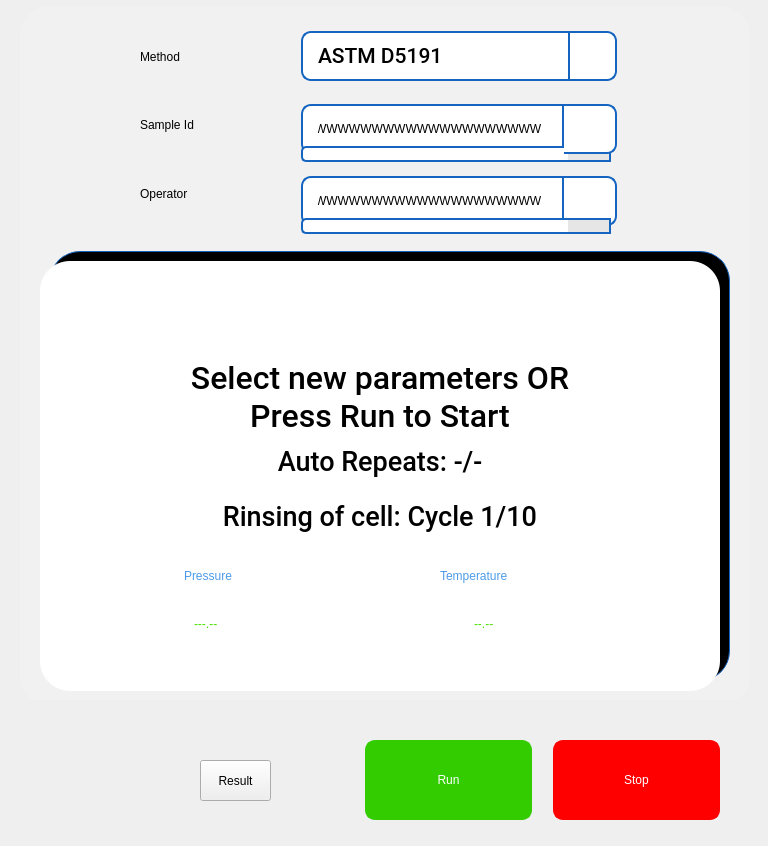
<?xml version="1.0" encoding="UTF-8"?>
<ui version="4.0">
 <class>sMeasuring</class>
 <widget class="QWidget" name="sMeasuring">
  <property name="geometry">
   <rect>
    <x>0</x>
    <y>0</y>
    <width>768</width>
    <height>846</height>
   </rect>
  </property>
  <property name="windowTitle">
   <string>Form</string>
  </property>
  <property name="styleSheet">
   <string notr="true"/>
  </property>
  <widget class="QPushButton" name="pbStop">
   <property name="geometry">
    <rect>
     <x>553</x>
     <y>740</y>
     <width>167</width>
     <height>80</height>
    </rect>
   </property>
   <property name="focusPolicy">
    <enum>Qt::ClickFocus</enum>
   </property>
   <property name="styleSheet">
    <string notr="true">QPushButton{
background-color: red;
border-width: 2px;
border-color: red;
border-style: solid;
border-radius: 10;
color: rgb(255, 255, 255);
font: 75 16pt &quot;Roboto Medium&quot;;
}
QPushButton:disabled { 
background-color: rgb(255, 174, 171);
border-width: 2px;
border-color: rgb(127, 143, 127);
border-style: solid;
border-radius: 10;
color: rgb(0, 0, 0);
font: 75 16pt &quot;Roboto Medium&quot;;
}
QPushButton:pressed {
background-color: rgb(194, 54, 11);
border-width: 2px;
border-color: rgb(194, 54, 11);
border-style: solid;
border-radius: 10;
color: rgb(255, 255, 255);
font: 75 16pt &quot;Roboto Medium&quot;;
}
QPushButton:down {
background-color: rgb(24, 163, 3);
border-width: 2px;
border-color: rgb(24, 163, 3);
border-style: solid;
border-radius: 10;
color: rgb(0, 0, 0);
font: 75 16pt &quot;Roboto Medium&quot;;
}
QPushButton:default {
background-color: rgb(241, 241, 241);
border-width: 2px;
border-color: rgb(21, 100, 192);
border-style: solid;
border-radius: 10;
color: rgb(0, 0, 0);
font: 75 16pt &quot;Roboto Medium&quot;;
}</string>
   </property>
   <property name="text">
    <string>Stop</string>
   </property>
  </widget>
  <widget class="QPushButton" name="pbRun">
   <property name="geometry">
    <rect>
     <x>365</x>
     <y>740</y>
     <width>167</width>
     <height>80</height>
    </rect>
   </property>
   <property name="focusPolicy">
    <enum>Qt::ClickFocus</enum>
   </property>
   <property name="styleSheet">
    <string notr="true">QPushButton{
background-color: rgb(51, 204, 0);
border-width: 2px;
border-color: rgb(51, 204, 0);
border-style: solid;
border-radius: 10;
color: rgb(255, 255, 255);
font: 75 16pt &quot;Roboto Medium&quot;;
}
QPushButton:disabled { 
background-color: rgb(204, 244, 198);
border-width: 2px;
border-color: rgb(127, 143, 127);
border-style: solid;
border-radius: 10;
color: rgb(0, 0, 0);
font: 75 16pt &quot;Roboto Medium&quot;;
}
QPushButton:pressed {
background-color: rgb(24, 163, 3);
border-width: 2px;
border-color: rgb(24, 163, 3);
border-style: solid;
border-radius: 10;
color: rgb(255, 255, 255);
font: 75 16pt &quot;Roboto Medium&quot;;
}
QPushButton:down {
background-color: rgb(24, 163, 3);
border-width: 2px;
border-color: rgb(24, 163, 3);
border-style: solid;
border-radius: 10;
color: rgb(0, 0, 0);
font: 75 16pt &quot;Roboto Medium&quot;;
}
QPushButton:default {
background-color: rgb(241, 241, 241);
border-width: 2px;
border-color: rgb(21, 100, 192);
border-style: solid;
border-radius: 10;
color: rgb(0, 0, 0);
font: 75 16pt &quot;Roboto Medium&quot;;
}
</string>
   </property>
   <property name="text">
    <string>Run</string>
   </property>
  </widget>
  <widget class="sMeasuring2" name="wResult" native="true">
   <property name="geometry">
    <rect>
     <x>300</x>
     <y>762</y>
     <width>40</width>
     <height>50</height>
    </rect>
   </property>
  </widget>
  <widget class="QTabWidget" name="twMeasuring">
   <property name="geometry">
    <rect>
     <x>20</x>
     <y>0</y>
     <width>749</width>
     <height>700</height>
    </rect>
   </property>
   <property name="styleSheet">
    <string notr="true">QTabWidget::pane { /* The tab widget frame */
    position: absolute;
	color: rgb(0, 0, 0);
	font: 75 16pt &quot;Roboto Medium&quot;;
	border: 0px solid #C4C4C3;
	border-bottom-color: #C2C7CB; /* same as the pane color */
   	border-bottom-left-radius: 30px;
   	border-bottom-right-radius: 30px;
    border-top-right-radius: 30px;
}

QTabWidget::tab-bar {
    alignment: left;
}

/* Style the tab using the tab sub-control. Note that
    it reads QTabBar _not_ QTabWidget */
QTabBar::tab {

    border: 1px solid #C4C4C3;
    border-bottom-color: #C2C7CB; /* same as the pane color */
    border-top-left-radius: 10px;
    border-top-right-radius: 10px;

    padding: 0px;
    height:0px;
	border-width: 0px;
	border-color: rgb(21, 100, 192);
	border-style: solid;

	font: 75 16pt &quot;Roboto Medium&quot;;
	color: rgb(0, 0, 0);
	

}

QTabBar::tab:selected, QTabBar::tab:hover {
	background-color: rgb(190, 190, 190);
}

QTabBar::tab:selected {
    border-color: #9B9B9B;
    border-bottom-color: #C2C7CB; /* same as pane color */
 border: 0px
}
</string>
   </property>
   <property name="currentIndex">
    <number>0</number>
   </property>
   <widget class="QWidget" name="tab_4">
    <attribute name="title">
     <string>User Setup</string>
    </attribute>
    <widget class="QFrame" name="frame">
     <property name="geometry">
      <rect>
       <x>0</x>
       <y>6</y>
       <width>730</width>
       <height>700</height>
      </rect>
     </property>
     <property name="styleSheet">
      <string notr="true">background-color: rgb(241, 241, 241);
border-width: 0px;
border-color: rgb(21, 100, 192);
border-style: solid;
border-radius: 30;
color: rgb(0, 0, 0);
font: 75 16pt &quot;Roboto&quot;;</string>
     </property>
     <property name="frameShape">
      <enum>QFrame::StyledPanel</enum>
     </property>
     <property name="frameShadow">
      <enum>QFrame::Raised</enum>
     </property>
     <widget class="QLabel" name="label">
      <property name="geometry">
       <rect>
        <x>120</x>
        <y>30</y>
        <width>141</width>
        <height>41</height>
       </rect>
      </property>
      <property name="styleSheet">
       <string notr="true">border-width: 0px;
font: 75 16pt &quot;Roboto Medium&quot;;</string>
      </property>
      <property name="text">
       <string>Method</string>
      </property>
     </widget>
     <widget class="QLabel" name="label_2">
      <property name="geometry">
       <rect>
        <x>120</x>
        <y>88</y>
        <width>141</width>
        <height>61</height>
       </rect>
      </property>
      <property name="styleSheet">
       <string notr="true">border-width: 0px;
font: 75 16pt &quot;Roboto Medium&quot;;</string>
      </property>
      <property name="text">
       <string>Sample Id</string>
      </property>
      <property name="wordWrap">
       <bool>true</bool>
      </property>
     </widget>
     <widget class="QLabel" name="label_3">
      <property name="geometry">
       <rect>
        <x>120</x>
        <y>157</y>
        <width>141</width>
        <height>61</height>
       </rect>
      </property>
      <property name="styleSheet">
       <string notr="true">border-width: 0px;
font: 75 16pt &quot;Roboto Medium&quot;;</string>
      </property>
      <property name="text">
       <string>Operator</string>
      </property>
      <property name="wordWrap">
       <bool>true</bool>
      </property>
     </widget>
     <widget class="QComboBox" name="cbMethod">
      <property name="geometry">
       <rect>
        <x>281</x>
        <y>25</y>
        <width>316</width>
        <height>50</height>
       </rect>
      </property>
      <property name="font">
       <font>
        <family>Roboto Medium</family>
        <pointsize>16</pointsize>
        <weight>9</weight>
        <italic>false</italic>
        <bold>false</bold>
       </font>
      </property>
      <property name="focusPolicy">
       <enum>Qt::ClickFocus</enum>
      </property>
      <property name="styleSheet">
       <string notr="true">QComboBox {
   border: 2px solid  rgb(21, 100, 192);
   border-radius: 10px;
   padding: 1px 18px 1px 3px;
   background-color: rgb(255, 255, 255);
   color: rgb(0, 0, 0);
   font: 75 16pt &quot;Roboto Medium&quot;;
   padding-left: 15px;
}

QComboBox:on {
    padding-top: 3px;
    padding-left: 15px;
}

QComboBox::drop-down {
    subcontrol-origin: padding;
    subcontrol-position: top right;
    width: 45px;
    border-left-width: 2px;
    border-left-color: darkgray;
    border-left-style: solid;
    border-top-right-radius: 3px;
    border-bottom-right-radius: 3px;
    border-color: rgb(21, 100, 192);
}

QComboBox::down-arrow {
	image: url(:/images/icons/downarrow.png);
}

QComboBox::down-arrow:on {
    top: 1px;
    left: 1px;
}

QComboBox QAbstractItemView {
   border: 2px solid rgb(21, 100, 192);
   font: 75 16pt &quot;Roboto Medium&quot;;
   border-radius: 5px;
   background-color: rgb(255, 255, 255);
   selection-background-color:  rgb(21, 100, 192);
   selection-color: rgb(255, 255, 255);
}
/*  vertical */
QScrollBar:vertical {
     border: 0px solid  rgb(21, 100, 192);
     background:  rgb(230,230,230);
     width: 42px;
	 margin: 45px 0 45px 0;
     border-left: 2px solid  rgb(182, 182, 182);
 }

 QScrollBar::handle:vertical {
     background:  rgb(182, 182, 182);
     min-height: 20px;
 }

 QScrollBar::add-line:vertical {
     border: 0px solid grey;
     background:  rgb(230,230,230);
     height: 45px;
     subcontrol-position: bottom;
     subcontrol-origin: margin;
 }

 QScrollBar::sub-line:vertical {
     border: 0px solid grey;
     background:  rgb(230,230,230);
     height: 45px;
     subcontrol-position: top;
     subcontrol-origin: margin;
 }

 QScrollBar::up-arrow:vertical {
     width: 42px;
     height: 45px;
     background-image: url(:/images/icons/cuparrow.png);
}

QScrollBar::down-arrow:vertical {
     width: 42px;
      height: 45px;
      background-image: url(:/images/icons/cdownarrow.png);
 }

 QScrollBar::add-page:vertical, QScrollBar::sub-page:vertical {
      background: none;
 }
</string>
      </property>
      <property name="iconSize">
       <size>
        <width>16</width>
        <height>16</height>
       </size>
      </property>
      <property name="frame">
       <bool>true</bool>
      </property>
      <item>
       <property name="text">
        <string>ASTM D5191</string>
       </property>
      </item>
      <item>
       <property name="text">
        <string>ASTM D6377</string>
       </property>
      </item>
      <item>
       <property name="text">
        <string>ASTM D6378</string>
       </property>
      </item>
      <item>
       <property name="text">
        <string>ASTM D5188</string>
       </property>
      </item>
      <item>
       <property name="text">
        <string>Free 1</string>
       </property>
      </item>
      <item>
       <property name="text">
        <string>Free 2</string>
       </property>
      </item>
      <item>
       <property name="text">
        <string>Free 3</string>
       </property>
      </item>
      <item>
       <property name="text">
        <string>Free 4</string>
       </property>
      </item>
     </widget>
     <widget class="QFrame" name="frame_2">
      <property name="geometry">
       <rect>
        <x>30</x>
        <y>245</y>
        <width>680</width>
        <height>430</height>
       </rect>
      </property>
      <property name="styleSheet">
       <string notr="true">background-color: rgb(0, 0, 0);
border-width: 1px;
border-color: rgb(21, 100, 192);
border-style: solid;
border-radius: 30;
color: rgb(0, 0, 0);
font: 75 16pt &quot;Roboto&quot;;

</string>
      </property>
      <property name="frameShape">
       <enum>QFrame::StyledPanel</enum>
      </property>
      <property name="frameShadow">
       <enum>QFrame::Raised</enum>
      </property>
     </widget>
     <widget class="QFrame" name="frame_3">
      <property name="geometry">
       <rect>
        <x>20</x>
        <y>255</y>
        <width>680</width>
        <height>430</height>
       </rect>
      </property>
      <property name="styleSheet">
       <string notr="true">background-color: rgb(255, 255, 255);
border-width: 0px;
border-color: rgb(21, 100, 192);
border-style: solid;
border-radius: 30;
color: rgb(0, 0, 0);
font: 75 16pt &quot;Roboto&quot;;

</string>
      </property>
      <property name="frameShape">
       <enum>QFrame::StyledPanel</enum>
      </property>
      <property name="frameShadow">
       <enum>QFrame::Raised</enum>
      </property>
      <widget class="QLabel" name="lblMessage">
       <property name="geometry">
        <rect>
         <x>0</x>
         <y>100</y>
         <width>680</width>
         <height>71</height>
        </rect>
       </property>
       <property name="font">
        <font>
         <family>Roboto Medium</family>
         <pointsize>24</pointsize>
         <weight>9</weight>
         <italic>false</italic>
         <bold>false</bold>
        </font>
       </property>
       <property name="styleSheet">
        <string notr="true">QFrame, QLabel {
   font: 75 24pt &quot;Roboto Medium&quot;;
   border-width:0px;
   border-radius: 0px;
   border-color: rgb(255, 255, 255);
}
</string>
       </property>
       <property name="lineWidth">
        <number>0</number>
       </property>
       <property name="text">
        <string>Select new parameters OR
Press Run to Start</string>
       </property>
       <property name="alignment">
        <set>Qt::AlignCenter</set>
       </property>
       <property name="wordWrap">
        <bool>true</bool>
       </property>
      </widget>
      <widget class="QFrame" name="frLiveData">
       <property name="geometry">
        <rect>
         <x>10</x>
         <y>280</y>
         <width>571</width>
         <height>121</height>
        </rect>
       </property>
       <property name="styleSheet">
        <string notr="true">QFrame, QLabel {
   border-width:0px;
   border-radius: 0px;
   border-color: rgb(255, 255, 255);
}</string>
       </property>
       <property name="frameShape">
        <enum>QFrame::NoFrame</enum>
       </property>
       <property name="frameShadow">
        <enum>QFrame::Raised</enum>
       </property>
       <property name="lineWidth">
        <number>0</number>
       </property>
       <widget class="QLabel" name="lblTemperature">
        <property name="geometry">
         <rect>
          <x>424</x>
          <y>48</y>
          <width>211</width>
          <height>70</height>
         </rect>
        </property>
        <property name="styleSheet">
         <string notr="true">color: rgb(75, 225, 0);
font: 80 23pt &quot;Roboto Medium&quot;;</string>
        </property>
        <property name="text">
         <string>--.--</string>
        </property>
       </widget>
       <widget class="QLabel" name="lblPressure">
        <property name="geometry">
         <rect>
          <x>144</x>
          <y>48</y>
          <width>211</width>
          <height>70</height>
         </rect>
        </property>
        <property name="styleSheet">
         <string notr="true">color: rgb(75, 225, 0);
font: 80 23pt &quot;Roboto Medium&quot;;</string>
        </property>
        <property name="text">
         <string>---.--</string>
        </property>
       </widget>
       <widget class="QLabel" name="label_10">
        <property name="geometry">
         <rect>
          <x>390</x>
          <y>10</y>
          <width>211</width>
          <height>50</height>
         </rect>
        </property>
        <property name="styleSheet">
         <string notr="true">color: rgb(77, 155, 232);
font: 80 20pt &quot;Roboto Medium&quot;;</string>
        </property>
        <property name="text">
         <string>Temperature</string>
        </property>
       </widget>
       <widget class="QLabel" name="label_8">
        <property name="geometry">
         <rect>
          <x>134</x>
          <y>10</y>
          <width>211</width>
          <height>50</height>
         </rect>
        </property>
        <property name="styleSheet">
         <string notr="true">color: rgb(77, 155, 232);
font: 80 20pt &quot;Roboto Medium&quot;;</string>
        </property>
        <property name="text">
         <string>Pressure</string>
        </property>
       </widget>
      </widget>
      <widget class="QLabel" name="lblAutoCount">
       <property name="geometry">
        <rect>
         <x>0</x>
         <y>180</y>
         <width>680</width>
         <height>41</height>
        </rect>
       </property>
       <property name="font">
        <font>
         <family>Roboto Medium</family>
         <pointsize>20</pointsize>
         <weight>9</weight>
         <italic>false</italic>
         <bold>false</bold>
        </font>
       </property>
       <property name="styleSheet">
        <string notr="true">QFrame, QLabel {
border-width: 0px;
font: 75 20pt &quot;Roboto Medium&quot;;
}
</string>
       </property>
       <property name="lineWidth">
        <number>0</number>
       </property>
       <property name="text">
        <string>Auto Repeats: -/-</string>
       </property>
       <property name="alignment">
        <set>Qt::AlignCenter</set>
       </property>
       <property name="wordWrap">
        <bool>true</bool>
       </property>
      </widget>
      <widget class="QLabel" name="lblStatus">
       <property name="geometry">
        <rect>
         <x>0</x>
         <y>230</y>
         <width>680</width>
         <height>51</height>
        </rect>
       </property>
       <property name="font">
        <font>
         <family>Roboto Medium</family>
         <pointsize>20</pointsize>
         <weight>9</weight>
         <italic>false</italic>
         <bold>false</bold>
        </font>
       </property>
       <property name="styleSheet">
        <string notr="true">QLabel {
border-width: 0px;
font: 75 20pt &quot;Roboto Medium&quot;;
}</string>
       </property>
       <property name="lineWidth">
        <number>0</number>
       </property>
       <property name="text">
        <string>Rinsing of cell: Cycle 1/10</string>
       </property>
       <property name="alignment">
        <set>Qt::AlignCenter</set>
       </property>
       <property name="wordWrap">
        <bool>true</bool>
       </property>
      </widget>
     </widget>
     <widget class="sQLEExtend" name="leSampleId">
      <property name="geometry">
       <rect>
        <x>281</x>
        <y>98</y>
        <width>263</width>
        <height>50</height>
       </rect>
      </property>
      <property name="focusPolicy">
       <enum>Qt::ClickFocus</enum>
      </property>
      <property name="styleSheet">
       <string notr="true">QLineEdit{
 padding: 1px 18px 1px 3px;
background-color: rgb(255,255,255);
border-width: 2px;
border-color: rgb(21, 100, 192);
border-style: solid;
border-top-left-radius: 10px;
border-bottom-left-radius: 10px;
color: rgb(0, 0, 0);
font: 75 16pt &quot;Roboto Medium&quot;;
padding-left: 15px;
}
QLineEdit:read-only {
	background-color: rgb(245,245,245);
}
QLineEdit[error=true] {
border-color: red;
}
QLineEdit[error=false] {
border-color: rgb(21, 100, 192);
}

</string>
      </property>
      <property name="text">
       <string>WWWWWWWWWWWWWWWWWWWW</string>
      </property>
      <property name="maxLength">
       <number>20</number>
      </property>
     </widget>
     <widget class="QPushButton" name="pbSampleId">
      <property name="geometry">
       <rect>
        <x>544</x>
        <y>98</y>
        <width>53</width>
        <height>50</height>
       </rect>
      </property>
      <property name="focusPolicy">
       <enum>Qt::ClickFocus</enum>
      </property>
      <property name="styleSheet">
       <string notr="true">QPushButton{
    width: 47px;
    border-top-right-radius: 10px;
    border-bottom-right-radius: 10px;
    border-color: rgb(21, 100, 192);
    image: url(:/images/icons/downarrow.png);
	background-color: rgb(255, 255, 255);
    border-color: rgb(21, 100, 192);
    border-width: 2px;
    border-style: solid;
    border-left-width: 0px;
}
</string>
      </property>
      <property name="text">
       <string/>
      </property>
     </widget>
     <widget class="QPushButton" name="pbOperator">
      <property name="geometry">
       <rect>
        <x>544</x>
        <y>170</y>
        <width>53</width>
        <height>50</height>
       </rect>
      </property>
      <property name="focusPolicy">
       <enum>Qt::ClickFocus</enum>
      </property>
      <property name="styleSheet">
       <string notr="true">QPushButton{
    width: 47px;
    border-top-right-radius: 10px;
    border-bottom-right-radius: 10px;
    border-color: rgb(21, 100, 192);
    image: url(:/images/icons/downarrow.png);
	background-color: rgb(255, 255, 255);
    border-color: rgb(21, 100, 192);
    border-width: 2px;
    border-style: solid;
    border-left-width: 0px;
}
</string>
      </property>
      <property name="text">
       <string/>
      </property>
     </widget>
     <widget class="sQLEExtend" name="leOperator">
      <property name="geometry">
       <rect>
        <x>281</x>
        <y>170</y>
        <width>263</width>
        <height>50</height>
       </rect>
      </property>
      <property name="focusPolicy">
       <enum>Qt::ClickFocus</enum>
      </property>
      <property name="styleSheet">
       <string notr="true">QLineEdit{
 padding: 1px 18px 1px 3px;
background-color: rgb(255,255,255);
border-width: 2px;
border-color: rgb(21, 100, 192);
border-style: solid;
border-top-left-radius: 10px;
border-bottom-left-radius: 10px;
color: rgb(0, 0, 0);
font: 75 16pt &quot;Roboto Medium&quot;;
padding-left: 15px;
}
QLineEdit:read-only {
	background-color: rgb(245,245,245);
}
QLineEdit[error=true] {
border-color: red;
}
QLineEdit[error=false] {
border-color: rgb(21, 100, 192);
}

</string>
      </property>
      <property name="text">
       <string>WWWWWWWWWWWWWWWWWWWW</string>
      </property>
      <property name="maxLength">
       <number>20</number>
      </property>
     </widget>
     <widget class="QListWidget" name="lwOperator">
      <property name="geometry">
       <rect>
        <x>281</x>
        <y>212</y>
        <width>310</width>
        <height>16</height>
       </rect>
      </property>
      <property name="focusPolicy">
       <enum>Qt::ClickFocus</enum>
      </property>
      <property name="contextMenuPolicy">
       <enum>Qt::NoContextMenu</enum>
      </property>
      <property name="styleSheet">
       <string notr="true">QListWidget {
   border: 2px solid rgb(21, 100, 192);
   border-radius: 5px;
   background-color: rgb(255, 255, 255);
   color: rgb(0, 0, 0);
   font: 75 16pt &quot;Roboto Medium&quot;;
   border-bottom-right-radius: 15px;
}

QListWidget QAbstractItemView {
   border: 2px solid darkgray;
   font: 75 16pt &quot;Roboto Medium&quot;;
   border-radius: 5px;
   background-color: rgb(255, 255, 255);
}
QListWidget::item {
 height:41px;
}

QListWidget::item::selected {
   background-color:  rgb(21, 100, 192);
   color:  rgb(255, 255, 255);
}

QListWidget::item::hover {
   background-color:  rgb(21, 100, 192);
   color:  rgb(255, 255, 255);
}

/*  vertical */
QScrollBar:vertical {
     border: 0px solid  rgb(21, 100, 192);
     background:  rgb(230,230,230);
     width: 41px;
	 margin: 50px 0 50px 0;
     border-left: 2px solid  rgb(182, 182, 182);
     border-radius: 0px;
 }

 QScrollBar::handle:vertical {
     background:  rgb(182, 182, 182);
     min-height: 20px;
 }

 QScrollBar::add-line:vertical {
     border: 0px solid grey;
     background:  rgb(230,230,230);
     height: 50px;
     subcontrol-position: bottom;
     subcontrol-origin: margin;
 }

 QScrollBar::sub-line:vertical {
     border: 0px solid grey;
     background:  rgb(230,230,230);
     height: 50px;
     subcontrol-position: top;
     subcontrol-origin: margin;
 }

 QScrollBar::up-arrow:vertical {
     width: 41px;
     height: 50px;
     background-image: url(:/images/icons/cuparrow.png);
}

QScrollBar::down-arrow:vertical {
     width: 41px;
      height: 50px;
      background-image: url(:/images/icons/cdownarrow.png);
 }

 QScrollBar::add-page:vertical, QScrollBar::sub-page:vertical {
      background: none;
 }
</string>
      </property>
      <property name="verticalScrollBarPolicy">
       <enum>Qt::ScrollBarAsNeeded</enum>
      </property>
      <property name="horizontalScrollBarPolicy">
       <enum>Qt::ScrollBarAlwaysOff</enum>
      </property>
      <property name="isWrapping" stdset="0">
       <bool>false</bool>
      </property>
      <property name="wordWrap">
       <bool>false</bool>
      </property>
      <item>
       <property name="text">
        <string>1234567890WWWWWWWWWW</string>
       </property>
      </item>
      <item>
       <property name="text">
        <string>New Item 2</string>
       </property>
      </item>
      <item>
       <property name="text">
        <string>New Item 3</string>
       </property>
      </item>
      <item>
       <property name="text">
        <string>New Item 4</string>
       </property>
      </item>
      <item>
       <property name="text">
        <string>New Item 5</string>
       </property>
      </item>
      <item>
       <property name="text">
        <string>New Item 6</string>
       </property>
      </item>
      <item>
       <property name="text">
        <string>New Item 7</string>
       </property>
      </item>
      <item>
       <property name="text">
        <string>New Item 8</string>
       </property>
      </item>
      <item>
       <property name="text">
        <string>New Item 9</string>
       </property>
      </item>
      <item>
       <property name="text">
        <string>New Item 10</string>
       </property>
      </item>
     </widget>
     <widget class="QListWidget" name="lwSampleId">
      <property name="geometry">
       <rect>
        <x>281</x>
        <y>140</y>
        <width>310</width>
        <height>16</height>
       </rect>
      </property>
      <property name="focusPolicy">
       <enum>Qt::ClickFocus</enum>
      </property>
      <property name="contextMenuPolicy">
       <enum>Qt::NoContextMenu</enum>
      </property>
      <property name="styleSheet">
       <string notr="true">QListWidget {
   border: 2px solid rgb(21, 100, 192);
   border-radius: 5px;
   background-color: rgb(255, 255, 255);
   color: rgb(0, 0, 0);
   font: 75 16pt &quot;Roboto Medium&quot;;
   border-bottom-right-radius: 15px;
}

QListWidget QAbstractItemView {
   border: 2px solid darkgray;
   font: 75 16pt &quot;Roboto Medium&quot;;
   border-radius: 5px;
   background-color: rgb(255, 255, 255);

}
QListWidget::item {
 height:41px;
}

QListWidget::item::selected {
   background-color:  rgb(21, 100, 192);
   color:  rgb(255, 255, 255);
}

QListWidget::item::hover {
   background-color:  rgb(21, 100, 192);
   color:  rgb(255, 255, 255);
}

/*  vertical */
QScrollBar:vertical {
     border: 0px solid  rgb(21, 100, 192);
     background:  rgb(230,230,230);
     width: 41px;
	 margin: 50px 0 50px 0;
     border-left: 2px solid  rgb(182, 182, 182);
     border-radius: 0px;
 }

 QScrollBar::handle:vertical {
     background:  rgb(182, 182, 182);
     min-height: 20px;
 }

 QScrollBar::add-line:vertical {
     border: 0px solid grey;
     background:  rgb(230,230,230);
     height: 50px;
     subcontrol-position: bottom;
     subcontrol-origin: margin;
 }

 QScrollBar::sub-line:vertical {
     border: 0px solid grey;
     background:  rgb(230,230,230);
     height: 50px;
     subcontrol-position: top;
     subcontrol-origin: margin;
 }

 QScrollBar::up-arrow:vertical {
     width: 41px;
     height: 50px;
     background-image: url(:/images/icons/cuparrow.png);
}

QScrollBar::down-arrow:vertical {
     width: 41px;
      height: 50px;
      background-image: url(:/images/icons/cdownarrow.png);
 }

 QScrollBar::add-page:vertical, QScrollBar::sub-page:vertical {
      background: none;
 }
</string>
      </property>
      <property name="horizontalScrollBarPolicy">
       <enum>Qt::ScrollBarAlwaysOff</enum>
      </property>
      <property name="isWrapping" stdset="0">
       <bool>false</bool>
      </property>
      <property name="wordWrap">
       <bool>false</bool>
      </property>
      <item>
       <property name="text">
        <string>1234567890WWWWWWWWWW</string>
       </property>
      </item>
      <item>
       <property name="text">
        <string>New Item 2</string>
       </property>
      </item>
      <item>
       <property name="text">
        <string>New Item 3</string>
       </property>
      </item>
      <item>
       <property name="text">
        <string>New Item 4</string>
       </property>
      </item>
      <item>
       <property name="text">
        <string>New Item 5</string>
       </property>
      </item>
      <item>
       <property name="text">
        <string>New Item 6</string>
       </property>
      </item>
      <item>
       <property name="text">
        <string>New Item 7</string>
       </property>
      </item>
      <item>
       <property name="text">
        <string>New Item 8</string>
       </property>
      </item>
      <item>
       <property name="text">
        <string>New Item 9</string>
       </property>
      </item>
      <item>
       <property name="text">
        <string>New Item 10</string>
       </property>
      </item>
     </widget>
     <zorder>label</zorder>
     <zorder>label_2</zorder>
     <zorder>label_3</zorder>
     <zorder>cbMethod</zorder>
     <zorder>frame_2</zorder>
     <zorder>frame_3</zorder>
     <zorder>leSampleId</zorder>
     <zorder>pbOperator</zorder>
     <zorder>leOperator</zorder>
     <zorder>lwOperator</zorder>
     <zorder>lwSampleId</zorder>
     <zorder>pbSampleId</zorder>
    </widget>
   </widget>
  </widget>
  <widget class="QLabel" name="lblIdleTimer">
   <property name="geometry">
    <rect>
     <x>10</x>
     <y>740</y>
     <width>167</width>
     <height>80</height>
    </rect>
   </property>
   <property name="styleSheet">
    <string notr="true">border-width: 0px;
font: 75 16pt &quot;Roboto Medium&quot;;</string>
   </property>
   <property name="text">
    <string/>
   </property>
  </widget>
  <widget class="QPushButton" name="pbStop_2">
   <property name="geometry">
    <rect>
     <x>200</x>
     <y>760</y>
     <width>71</width>
     <height>41</height>
    </rect>
   </property>
   <property name="text">
    <string>Result</string>
   </property>
  </widget>
 </widget>
 <customwidgets>
  <customwidget>
   <class>sQLEExtend</class>
   <extends>QLineEdit</extends>
   <header location="global">sqleextend.h</header>
  </customwidget>
  <customwidget>
   <class>sMeasuring2</class>
   <extends>QWidget</extends>
   <header location="global">smeasuring2.h</header>
   <container>1</container>
  </customwidget>
 </customwidgets>
 <tabstops>
  <tabstop>cbMethod</tabstop>
  <tabstop>lwOperator</tabstop>
  <tabstop>pbOperator</tabstop>
  <tabstop>lwSampleId</tabstop>
  <tabstop>pbSampleId</tabstop>
  <tabstop>pbRun</tabstop>
  <tabstop>pbStop</tabstop>
  <tabstop>twMeasuring</tabstop>
 </tabstops>
 <resources/>
 <connections/>
</ui>
